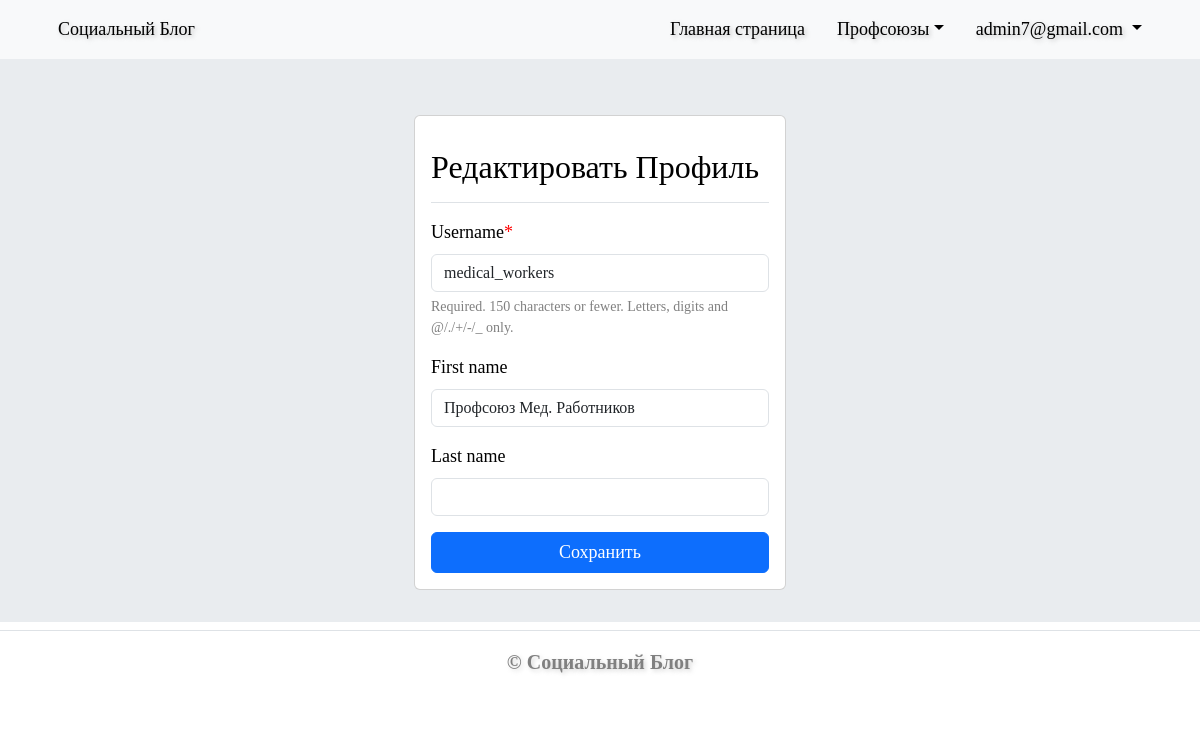
The page /manager/update_user/8/ (signed in) on the database its author committed.
### users/models/custom_user_model.py (models this page shows, shortened)
class CustomUser(AbstractUser):
    objects = UserManager()
    email = models.EmailField(verbose_name="Эллектронная почта",
                              unique=True)
    password = models.CharField(verbose_name="Пароль: ",
                                unique=True,
                                max_length=255)
    phone_number = PhoneNumberField(verbose_name="Номер телефона",
                                    unique=True,
                                    null=True,
                                    blank=False)
    is_prof_union = models.BooleanField(verbose_name="Является профсоюзом",
                                        default=False)
    discont_card = models.OneToOneField(DiscontCard,
                                 on_delete=models.CASCADE,
                                 verbose_name="Пользователь карты",
                                 blank=True,
                                 null=True)
    is_active = models.BooleanField(
        _('active'),
        default=False,
        help_text=_(
            'Определяет, следует ли считать этого пользователя активным. '
            'Снимите этот флажок вместо удаления учетных записей.'
        ),
    )
    USERNAME_FIELD = 'email'
    REQUIRED_FIELDS = ['username']
    class Meta:
        verbose_name="Пользователь"
        verbose_name_plural="пользователи"

### users/views/update_user_view.py (the view)
# urls.py: path('update_user/<int:pk>/', UpdateUserView.as_view(), name='update_user'),
class UpdateUserView(CustomLoginReqMixin, UpdateView):
    template_name = "users/update_user.html"
    model = CustomUser
    form_class = UpdateUserForm
    success_url = "/"
    def get_object(self, queryset=None):
        if not hasattr(self, '_object'):
            self._object = CustomUser.objects.select_related("discont_card").get(
                id=self.request.user.id
                )
            return self._object

### users/forms.py
class UpdateUserForm(forms.ModelForm):
    class Meta:
        model = CustomUser
        fields = ['username', 'first_name', 'last_name']

### blog/context_processors.py (called while the page is built)
def navbar_top_dropdown_menu(request):
    return {"topnavbarmenu": get_list_or_404(CustomUser)}

### templates/users/update_user.html (shortened to what this page needs)
{% extends "base.html" %}
{% load crispy_forms_tags %}
{% block content %}
  <div class="d-flex align-items-center justify-content-center">
    <div class="card col-4 m-3">
      <div class="card-body">
        <div class="d-flex justify-content-between flex-wrap flex-md-nowrap align-items-center pt-3 pb-2 mb-3 border-bottom">
          <h2 class="h2">Редактировать Профиль</h2>
        </div>
        <form action="{% url 'users:update_user' request.user.pk %}" method="post">
          {{form|crispy}}
          <button class="w-100 btn btn-primary"type="submit">Сохранить</button>
        </form>
      </div>
    </div>
  </div>
{% endblock %}

### templates/includes/header.html (shortened to what this page needs)
{% load static %}
<header>
  <nav class="navbar navbar-expand-lg bg-body-tertiary">
    <div class="container">
      {% with request.resolver_match.view_name as view_name %}
      <ul class="nav nav-pills">
        <li class="nav-item">
          <a class="nav-link" href="{% url 'blog:main_page' %}">Социальный Блог</a>
          </li>
      </ul>
        <ul class="nav nav-pills">
          <li class="nav-item">
            <a class="nav-link {% if view_name == 'blog:main_page' %} active {% endif %}"
                href="{% url 'blog:main_page' %}">Главная страница</a>
          </li>
          <li class="nav-item dropdown" >
            <a class="nav-link dropdown-toggle" role="button" data-bs-toggle="dropdown" aria-expanded="false">Профсоюзы</a>
          </li>
          {% if request.user.is_authenticated %}
            <li class="nav-item dropdown" >
              <a class="nav-link dropdown-toggle" role="button" data-bs-toggle="dropdown" aria-expanded="false">
                {{request.user.email}}
              </a>
              {% include "includes/dropdown_menu_users_account.html" %}
          {% endif %}
      {% endwith %}
    </div>
  </nav>
</header>

### static_dev/css/stylesheets1.css (style rules this page uses)
a.nav-link { font-family:Times; font-style: normal; color:black; font-size:18px; text-shadow: 2px 2px 4px rgba(146, 146, 146, 0.493); }
div.d-flex { font-family:Times; font-style: normal; color:black; }
span.asteriskField { color: red; }
label.form-label { font-family:Times; font-style: normal; color:black; font-size:18px; }
div.form-text { font-family:Times; font-style: normal; color:grey; font-size:14px; }
button.w-100 { font-family:Times; font-style: normal; font-size:18px; }

### rows shown on the page
CustomUser: user.email "admin7@gmail.com", username "medical_workers", first_name "Профсоюз Мед. Работников"
